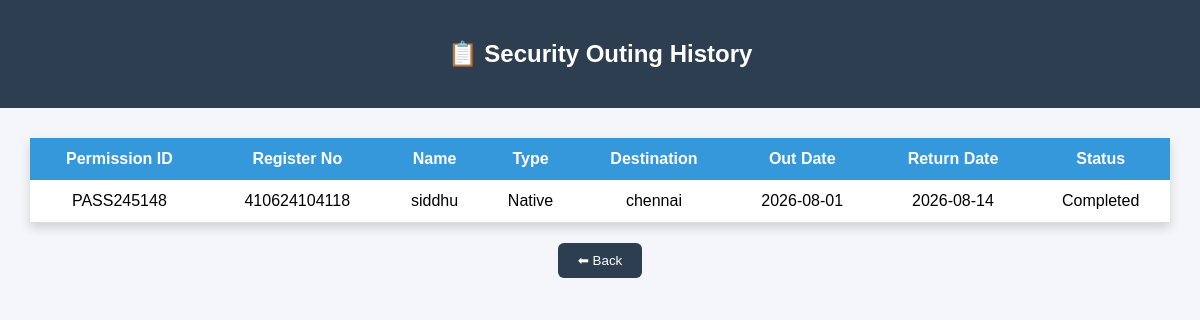
/security/history (signed in), run on the app's committed database.
### tables this page shows
CREATE TABLE outing_requests(

    id INTEGER PRIMARY KEY AUTOINCREMENT,

    student_id INTEGER NOT NULL,

    outing_type TEXT NOT NULL,

    destination TEXT NOT NULL,

    reason TEXT NOT NULL,

    out_date TEXT NOT NULL,

    out_time TEXT NOT NULL,

    return_date TEXT NOT NULL,

    return_time TEXT NOT NULL,

    parent_mobile TEXT,

    status TEXT DEFAULT 'Pending',

    permission_id TEXT UNIQUE,

    exit_time TEXT,

    entry_time TEXT,

    created_at TIMESTAMP DEFAULT CURRENT_TIMESTAMP,

    FOREIGN KEY(student_id)
    REFERENCES students(id)
    ON DELETE CASCADE

);

CREATE TABLE students(
    id INTEGER PRIMARY KEY AUTOINCREMENT,

    college_code TEXT NOT NULL,

    register_no TEXT NOT NULL,

    student_name TEXT NOT NULL,

    department TEXT NOT NULL,

    year TEXT NOT NULL,

    gender TEXT NOT NULL,

    mobile TEXT NOT NULL,

    password TEXT NOT NULL,

    room_id INTEGER,

    FOREIGN KEY(college_code)
    REFERENCES colleges(college_code)
    ON DELETE CASCADE,

    FOREIGN KEY(room_id)
    REFERENCES rooms(id)
    ON DELETE SET NULL,

    UNIQUE(college_code, register_no)
);

### app.py (the view)
@app.route("/security/history")
def security_history():
    if "security_id" not in session:
        return redirect(url_for("security_login"))
    conn = sqlite3.connect("hostel.db")
    cursor = conn.cursor()
    cursor.execute("""
    SELECT
        outing_requests.permission_id,
        students.register_no,
        students.student_name,
        outing_requests.outing_type,
        outing_requests.destination,
        outing_requests.out_date,
        outing_requests.return_date,
        outing_requests.status
    FROM outing_requests

    JOIN students
        ON outing_requests.student_id = students.id

    ORDER BY outing_requests.id DESC
    """)
    history = cursor.fetchall()
    conn.close()
    return render_template(
        "security_history.html",
        history=history
    )

### templates/security_history.html (shortened to what this page needs)
<!DOCTYPE html>
<html>
<head>
</head>
<body>
<div class="header">
<h2>📋 Security Outing History</h2>
</div>
<div class="container">
<table>
<tr>
<th>Permission ID</th>
<th>Register No</th>
<th>Name</th>
<th>Type</th>
<th>Destination</th>
<th>Out Date</th>
<th>Return Date</th>
<th>Status</th>
</tr>
{% for row in history %}
<tr>
<td>{{ row[0] }}</td>
<td>{{ row[1] }}</td>
<td>{{ row[2] }}</td>
<td>{{ row[3] }}</td>
<td>{{ row[4] }}</td>
<td>{{ row[5] }}</td>
<td>{{ row[6] }}</td>
<td>{{ row[7] }}</td>
</tr>
{% endfor %}
</table>
<div class="back">
<a href="/security/dashboard">
<button>⬅ Back</button>
</a>
</div>
</div>
</body>
</html>

### templates/security_history.html (style rules this page uses)
body { font-family:Arial; background:#f4f6f9; margin:0; }
.header { background:#2c3e50; color:white; padding:20px; text-align:center; }
.container { width:95%; margin:30px auto; }
table { width:100%; border-collapse:collapse; background:white; box-shadow:0 5px 10px rgba(0,0,0,.15); }
th { background:#3498db; color:white; padding:12px; }
td { padding:12px; text-align:center; border-bottom:1px solid #ddd; }
.back { margin-top:20px; text-align:center; }
button { padding:10px 20px; background:#2c3e50; color:white; border:none; border-radius:6px; cursor:pointer; }

### data on the page
outing_requests: permission "PASS245148", register_no "410624104118", student_name "siddhu", outing_type "Native", destination "chennai", out_date "2026-08-01", return_date "2026-08-14", status "Completed"
